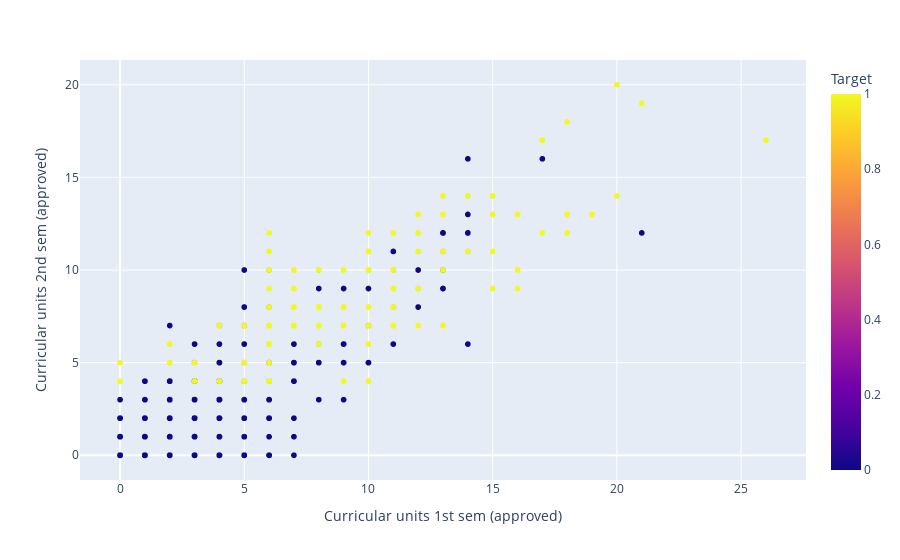

Here is the notebook cell this chart was saved with:
### Code cell
fig = px.scatter(df, 
             x = 'Curricular units 1st sem (approved)',
             y = 'Curricular units 2nd sem (approved)',
             color = 'Target')
fig.show()

### Figure 1 — Plotly figure (JSON) as saved in the notebook; plotly's stock layout.template omitted (floating-point values rounded to 4 significant figures; data arrays with more than 128 entries replaced by an {"elided": "..."} marker saying what was removed)
{"data": [{"hovertemplate": "Curricular units 1st sem (approved)=%{x}<br>Curricular units 2nd sem (approved)=%{y}<br>Target=%{marker.color}<extra></extra>", "legendgroup": "", "marker": {"color": {"elided": "3630 int values"}, "coloraxis": "coloraxis", "symbol": "circle"}, "mode": "markers", "name": "", "showlegend": false, "type": "scattergl", "x": {"elided": "3630 int values"}, "xaxis": "x", "y": {"elided": "3630 int values"}, "yaxis": "y"}], "layout": {"coloraxis": {"colorbar": {"title": {"text": "Target"}}, "colorscale": [[0, "#0d0887"], [0.1111, "#46039f"], [0.2222, "#7201a8"], [0.3333, "#9c179e"], [0.4444, "#bd3786"], [0.5556, "#d8576b"], [0.6667, "#ed7953"], [0.7778, "#fb9f3a"], [0.8889, "#fdca26"], [1, "#f0f921"]]}, "legend": {"tracegroupgap": 0}, "margin": {"t": 60}, "xaxis": {"anchor": "y", "domain": [0, 1], "title": {"text": "Curricular units 1st sem (approved)"}}, "yaxis": {"anchor": "x", "domain": [0, 1], "title": {"text": "Curricular units 2nd sem (approved)"}}}}
